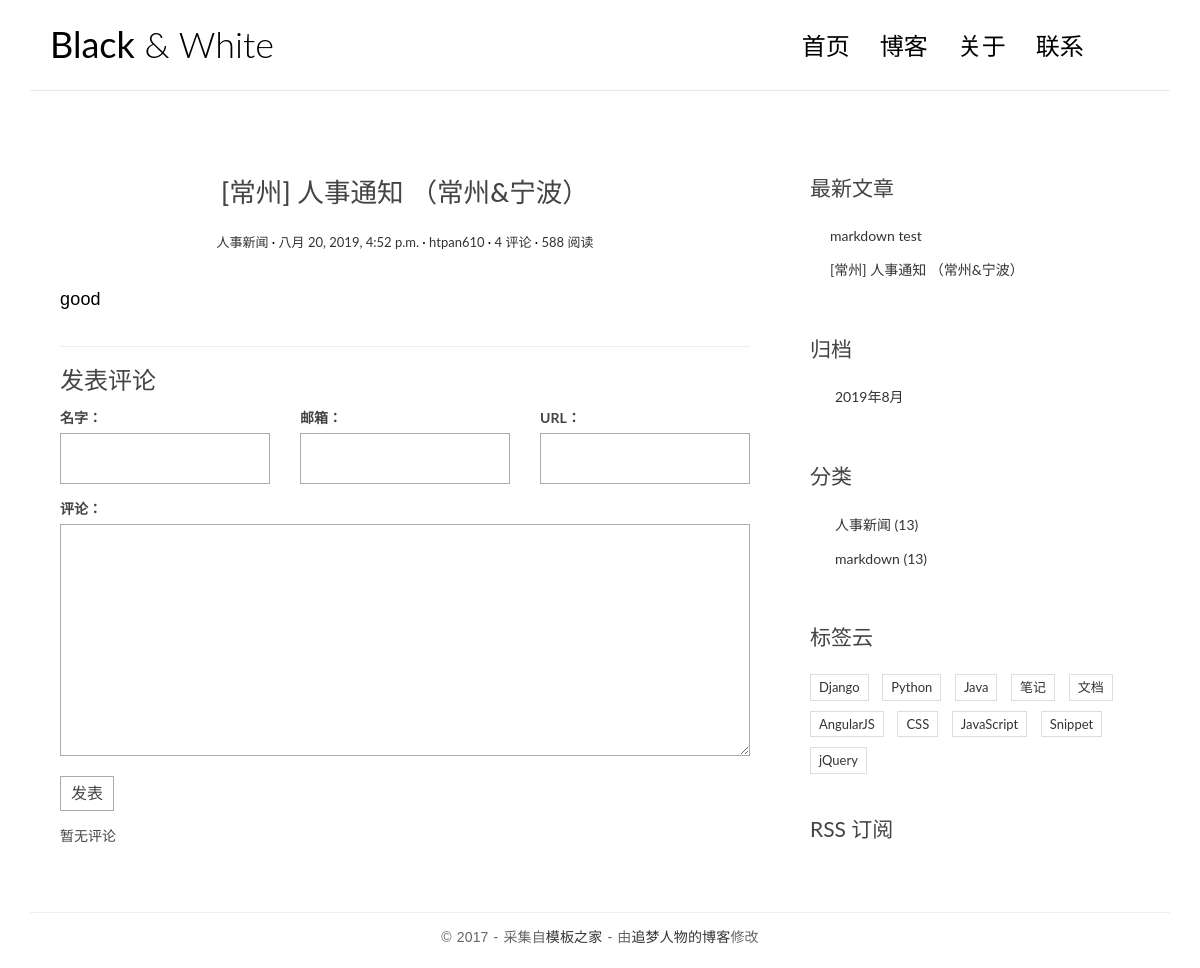
/post/1, run on an earlier commit of the app's database.
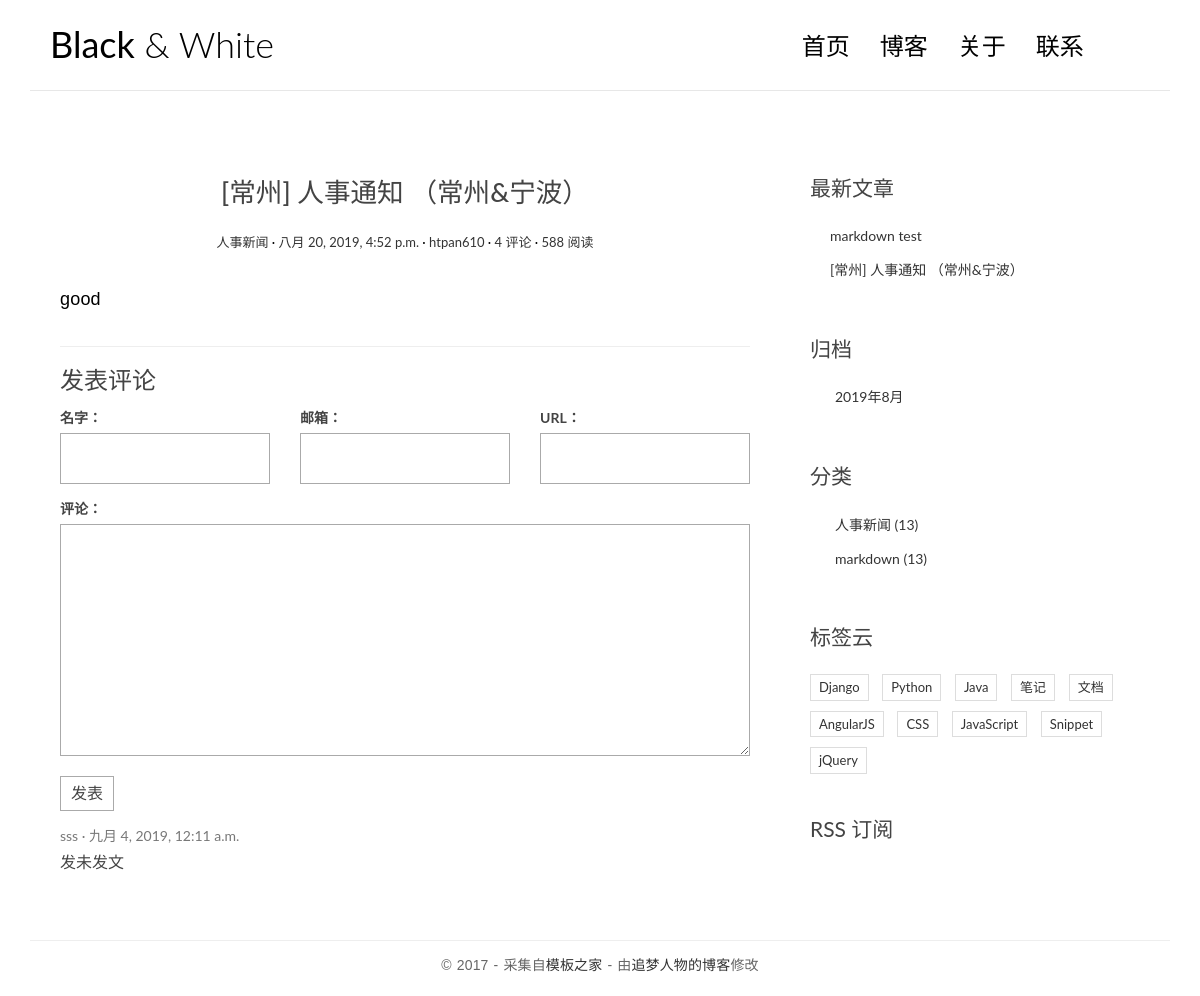
And on a later commit of the database.
### blog/models.py (models this page shows, shortened)
class Post(models.Model):
    title = models.CharField(max_length=100)
    body = models.TextField(null=True)
    created_time = models.DateTimeField(auto_now_add=True)
    modified_time = models.DateTimeField(auto_now_add=True)
    excerpt = models.CharField(max_length=200, blank=True)
    category = models.ForeignKey(Category, on_delete=models.CASCADE)
    tags = models.ManyToManyField(Tag, blank=True)
    author = models.ForeignKey(User,on_delete=models.CASCADE)
    def get_absolute_url(self):
        return reverse("blog:detail",kwargs={"pk":self.pk})

class Category(models.Model):
    name = models.CharField(max_length=100)
    def __str__(self):
        return self.name

### comments/models.py (models this page shows, shortened)
class Comment(models.Model):
    name = models.CharField(max_length=100)
    email = models.CharField(max_length=255)
    url = models.URLField(blank=True)
    text = models.TextField()
    created_time = models.DateTimeField(auto_now_add=True)
    post = models.ForeignKey("blog.Post", on_delete=models.CASCADE)

### blog/views.py (the view)
# urls.py: path('post/<int:pk>', views.detail, name='detail'),
def detail(request, pk):
    post = get_object_or_404(Post, pk=pk)
    post.body = markdown.markdown(post.body, extensions=['extra', 'codehilite', 'toc', ])
    form = CommentForm()
    comment_list = post.comment_set.all()
    context = {'post': post,
               'form': form,
               'comment_list': comment_list
               }
    return render(request, 'blog/detail.html', context=context)

### comments/forms.py
class CommentForm(forms.ModelForm):
    class Meta:
        model = Comment
        fields = ["name", "email", "url", "text"]

### blog/templatetags/blog_tags.py (called while the page is built)
@register.simple_tag
def get_recent_posts(num=5):
    return Post.objects.all().order_by("-created_time")[:num]

@register.simple_tag
def archives():
    return Post.objects.dates("created_time", "month", order="DESC")

@register.simple_tag
def get_categories():
    return Category.objects.all()

### templates/blog/detail.html (shortened to what this page needs)
{% extends "base.html" %}
{% block main %}
<article class="post post-1">
    <header class="entry-header">
        <h1 class="entry-title">{{ post.title }}</h1>
        <div class="entry-meta">
            <span class="post-category"><a href="#">{{ post.category }}</a></span>
            <span class="post-date"><a href="#"><time class="entry-date"
                                                      datetime="{{ post.created_time }}">{{ post.created_time }}</time></a></span>
            <span class="post-author"><a href="#">{{ post.author }}</a></span>
            <span class="comments-link"><a href="#">4 评论</a></span>
            <span class="views-count"><a href="#">588 阅读</a></span>
        </div>
    </header>
    <div class="entry-content clearfix">
        {{ post.body|safe }}
    </div>
</article>
<section class="comment-area" id="comment-area">
    <hr>
    <h3>发表评论</h3>
    <form action="{% url 'comments:post_comment' post.pk %}" method="post" class="comment-form">
        <div class="row">
            <div class="col-md-4">
                <label for="{{ form.name.id_for_label }}">名字：</label>
                {{ form.name }}
            </div>
            <div class="col-md-4">
                <label for="{{ form.email.id_for_label }}">邮箱：</label>
                {{ form.email }}
            </div>
            <div class="col-md-4">
                <label for="{{ form.url.id_for_label }}">URL：</label>
                {{ form.url }}
            </div>
            <div class="col-md-12">
                <label for="{{ form.text.id_for_label }}">评论：</label>
                {{ form.text }}
                <button type="submit" class="comment-btn">发表</button>
            </div>
        </div>
    </form>
    <ul class="comment-list list-unstyled">
        {% for comment in comment_list %}
        <li class="comment-item">
            <span class="nickname">{{ comment.name }}</span>
            <time class="submit-date">{{ comment.created_time }}</time>
            <div class="text">
                {{ comment.text }}
            </div>
        </li>
        {% empty %}
        暂无评论
        {% endfor %}
    </ul>
</section>
</main>
{% endblock main %}

### templates/base.html (shortened to what this page needs)
{% load staticfiles %}
{% load blog_tags %}
<!DOCTYPE html>
<html>
<head>
    <link rel="stylesheet" href="{% static 'blog/css/bootstrap.min.css' %}">
    <link rel="stylesheet" href="{% static 'blog/css/pace.css' %}">
    <link rel="stylesheet" href="{% static 'blog/css/custom.css' %}">
    <link rel="stylesheet" href="{% static 'blog/css/highlights/github.css' %}">
</head>
<body>
<div class="container">
    <header id="site-header">
        <div class="row">
            <div class="col-md-4 col-sm-5 col-xs-8">
                <div class="logo">
                    <h1><a href=""><b>Black</b> &amp; White</a></h1>
                </div>
            </div>
            <div class="col-md-8 col-sm-7 col-xs-4">
                <nav class="main-nav" role="navigation">
                    <div class="collapse navbar-collapse" id="bs-example-navbar-collapse-1">
                        <ul class="nav navbar-nav navbar-right">
                            <li class="cl-effect-11"><a href="index.html" data-hover="首页">首页</a></li>
                            <li class="cl-effect-11"><a href="full-width.html" data-hover="博客">博客</a></li>
                            <li class="cl-effect-11"><a href="about.html" data-hover="关于">关于</a></li>
                            <li class="cl-effect-11"><a href="contact.html" data-hover="联系">联系</a></li>
                        </ul>
                    </div>
                </nav>
            </div>
        </div>
    </header>
</div>
<div class="content-body">
    <div class="container">
        <div class="row">
            <main class="col-md-8">
                {% block main %}
                {% endblock main %}
            <aside class="col-md-4">
                    <div class="widget widget-recent-posts">
                        <h3 class="widget-title">最新文章</h3>
                        {% get_recent_posts as recent_post_list %}
                        <ul>
                            {% for post in recent_post_list %}
                            <li>
                                <a href="{{ post.get_absolute_url }}">{{ post.title }}</a>
                            </li>
                            {% empty %}
                            暂无文章！
                            {% endfor %}
                        </ul>
                    </div>
                    <div class="widget widget-archives">
                        <h3 class="widget-title">归档</h3>
                        {% archives as date_list %}
                        <ul>
                            {% for date in date_list %}
                            <li>
                                <a href="{% url "blog:archives" date.year date.month %}">{{date.year}}年{{date.month}}月</a>
                            </li>
                         {% empty %}
                            暂无文章！
                            {% endfor %}
                        </ul>
                    </div>
                    <div class="widget widget-category">
                        <h3 class="widget-title">分类</h3>
                        {% get_categories as category_list %}
                        <ul>
                            {% for category in category_list %}
                            <li>
                                <a href="{% url "blog:category" category.pk %}">{{ category.name }} <span class="post-count">(13)</span></a>
                            </li>
                         {% empty %}
                        暂无分类！
                        {% endfor %}
                        </ul>
                    </div>
                    <div class="widget widget-tag-cloud">
                        <h3 class="widget-title">标签云</h3>
                        <ul>
                            <li>
                                <a href="#">Django</a>
                            </li>
                            <li>
                                <a href="#">Python</a>
                            </li>
                            <li>
                                <a href="#">Java</a>
                            </li>
                            <li>
                                <a href="#">笔记</a>
                            </li>
                            <li>
                                <a href="#">文档</a>
                            </li>
                            <li>
                                <a href="#">AngularJS</a>
                            </li>
                            <li>
                                <a href="#">CSS</a>
                            </li>
                            <li>
                                <a href="#">JavaScript</a>
                            </li>
                            <li>
                                <a href="#">Snippet</a>
                            </li>
                            <li>
                                <a href="#">jQuery</a>
                            </li>
                        </ul>
                    </div>
                    <div class="rss">
                        <a href=""> RSS 订阅</a>
                    </div>
                </aside>
        </div>
    </div>
</div>
<footer id="site-footer">
    <div class="container">
        <div class="row">
            <div class="col-md-12">
                <p class="copyright">&copy 2017 - 采集自<a href="http://www.cssmoban.com/"
                                                        target="_blank" title="模板之家">模板之家</a>
                    - 由<a href="http://zmrenwu.com/" title="网页模板" target="_blank">追梦人物的博客</a>修改
                </p>
            </div>
        </div>
    </div>
</footer>
</body>
</html>

### blog/static/blog/css/custom.css (style rules this page uses)
* { outline: none; }
h1, h2, h3, h4, h5, h6 { margin-top: 0; }
b { font-weight: 400; }
a { color: #333; }
body { color: #444; font-family: 'Lato', sans-serif; }
p { font-family: 'Ubuntu', sans-serif; font-weight: 400; word-spacing: 1px; letter-spacing: 0.01em; }
#site-header { background-color: #FFF; padding: 25px 20px; margin-bottom: 40px; border-bottom: 1px solid #e7e7e7; }
.logo h1 a { color: #000; }
.logo h1 { margin: 0; font-family: 'Lato', sans-serif; font-weight: 300; }
.main-nav { margin-top: 11px; max-width: 95%; }
.main-nav a { color: #000000 !important; padding: 0 0 5px 0 !important; margin-right: 30px; font-family: 'Lato', sans-serif; font-weight: 300; font-size: 24px; }
.cl-effect-11 a { padding: 10px 0; color: #0972b4; text-shadow: none; }
.cl-effect-11 a::before { position: absolute; top: 0; left: 0; overflow: hidden; padding: 0 0 5px 0 !important; max-width: 0; border-bottom: 1px solid #000; color: #000; content: attr(data-hover); white-space: nowrap; -webkit-transition: max-width 0.5s; -moz-transition: max-width 0.5s; transition: max-width 0.5s; }
.content-body { padding-bottom: 4em; }
.post { background: #fff; padding: 30px 30px 0; }
.entry-title { text-align: center; font-size: 1.9em; margin-bottom: 20px; line-height: 1.6; padding: 10px 20px 0; }
.entry-meta { text-align: center; color: #DDDDDD; font-size: 13px; margin-bottom: 30px; }
.entry-content { font-size: 18px; line-height: 1.9; font-weight: 300; color: #000; }
.post-category::after, .post-date::after, .post-author::after, .comments-link::after { content: ' ·'; color: #000; }
.widget { background: #fff; padding: 30px 0 0; }
.widget-title { font-size: 1.5em; margin-bottom: 20px; line-height: 1.6; padding: 10px 0 0; font-weight: 400; }
.widget-recent-posts ul { padding: 0; margin: 0; padding-left: 20px; }
.widget-recent-posts ul li { list-style-type: none; position: relative; line-height: 170%; margin-bottom: 10px; }
.widget-recent-posts ul li::before { content: '\f3d3'; font-family: "Ionicons"; position: absolute; left: -17px; top: 3px; font-size: 16px; color: #000; }
.widget-archives ul { padding: 0; margin: 0; padding-left: 25px; }
.widget-archives ul li { list-style-type: none; position: relative; line-height: 170%; margin-bottom: 10px; }
.widget-archives ul li::before { content: '\f3f3'; font-family: "Ionicons"; position: absolute; left: -25px; top: 1px; font-size: 16px; color: #000; }
.widget-category ul { padding: 0; margin: 0; padding-left: 25px; }
.widget-category ul li { list-style-type: none; position: relative; line-height: 170%; margin-bottom: 10px; }
.widget-category ul li::before { content: '\f3fe'; font-family: "Ionicons"; position: absolute; left: -25px; top: 1px; font-size: 18px; color: #000; }
.widget-tag-cloud ul { padding: 0; margin: 0; margin-right: -10px; }
.widget-tag-cloud ul li { list-style-type: none; font-size: 13px; display: inline-block; margin-right: 10px; margin-bottom: 10px; padding: 3px 8px; border: 1px solid #ddd; }
.rss { font-size: 21px; margin-top: 30px; }
.rss a { color: #444; }
#site-footer { padding-top: 10px; padding: 0 0 1.5em 0; }
.copyright { text-align: center; padding-top: 1em; margin: 0; border-top: 1px solid #eee; color: #666; }
.contact-form input, .comment-form input { border: 1px solid #aaa; margin-bottom: 15px; width: 100%; padding: 15px 15px; font-size: 16px; line-height: 100%; transition: 0.4s border-color linear; }
.contact-form textarea, .comment-form textarea { border: 1px solid #aaa; margin-bottom: 15px; width: 100%; padding: 15px 15px; font-size: 16px; line-height: 20px !important; min-height: 183px; transition: 0.4s border-color linear; }
.comment-area { padding: 0 30px 0; }
.comment-form { margin-top: 15px; }
.comment-form .comment-btn { background-color: #fff; border: 1px solid #aaa; font-size: 16px; padding: 5px 10px; }
.comment-list { margin-top: 15px; }
.comment-item .nickname, .comment-item .submit-date { color: #777; font-size: 14px; }
.comment-item .nickname:after { content: ' ·'; }
.comment-item .text { padding-top: 5px; font-size: 16px; }

What changed in the data, as far as the page shows it:
added Comment: name "sss", created_time "九月 4, 2019, 12:11 a.m.", text "发未发文"
Also different on the page:
text no longer shown: "暂无评论"
